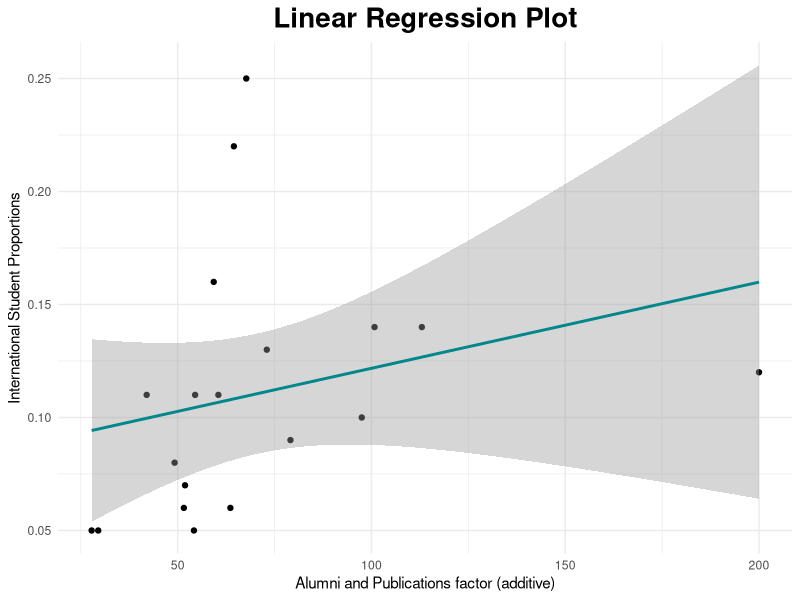
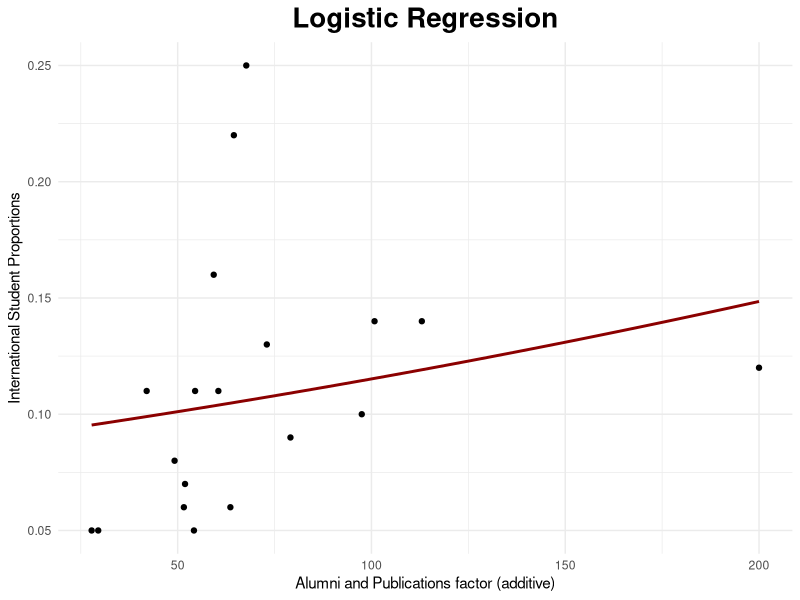
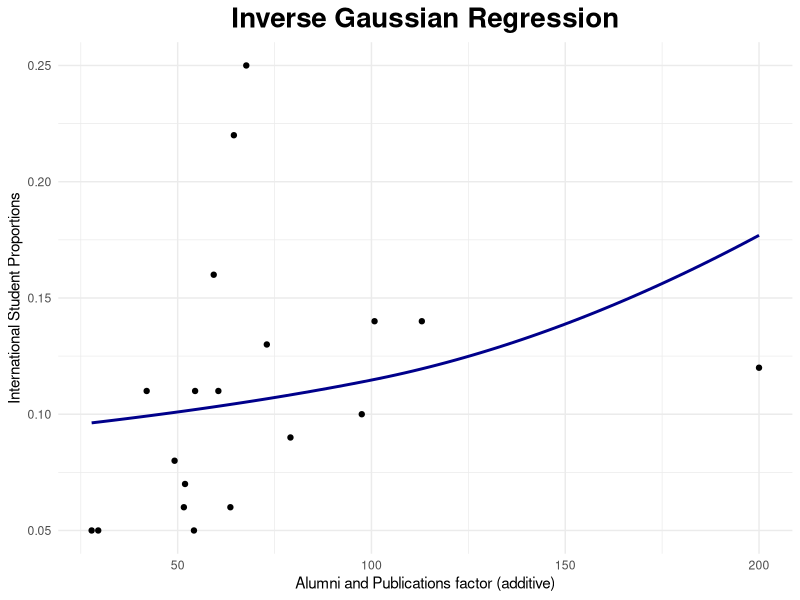
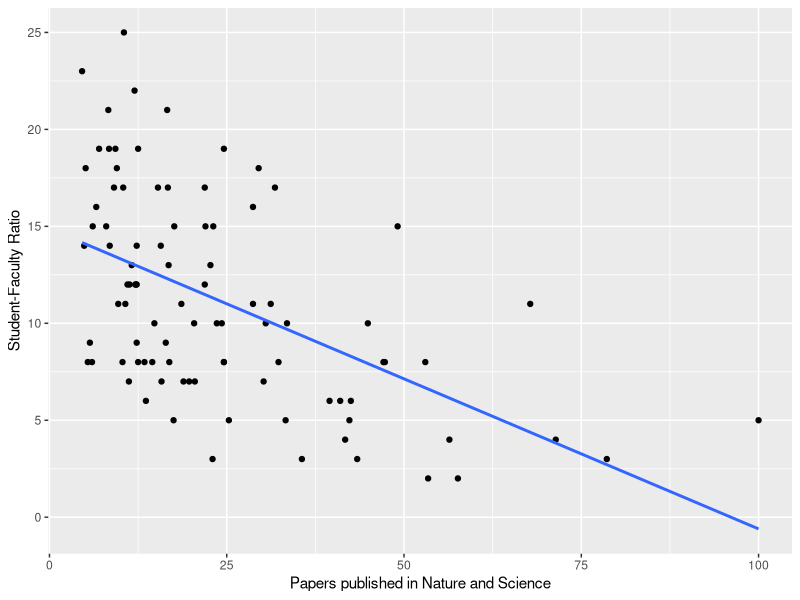
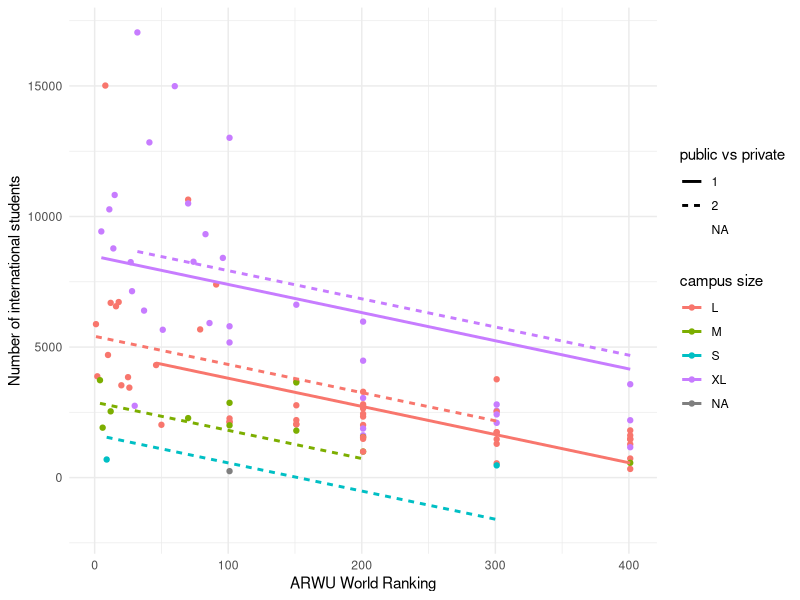

R code for these plots, in order:
## ---- chunk 1
library(tidyverse)
library(modelr)
library(caTools)

#Import Data
cleaned_data <- read.csv(file = "full_data_leftjoinCarnegie_clean2.csv")
processed_data1 <- na.omit(data.frame(y = cleaned_data$international_students_natlib, x= cleaned_data$alumni_arwu + cleaned_data$pub_arwu) )
split <- sample.split(processed_data1, SplitRatio = 0.7)
dt = sort(sample(nrow(processed_data1), nrow(processed_data1)*.7))
train<-processed_data1[dt,]
test<-processed_data1[-dt,]

#Comparing different model 
linear_model <- lm(y~x, data=train)
summary(linear_model)
ggplot(test,aes(x, y)) +
  geom_point() +
  geom_smooth(method="lm", se=TRUE, color="turquoise4") +
  theme_minimal() +
  labs(x="Alumni and Publications factor (additive)", y="International Student Proportions", title="Linear Regression Plot") +
  theme(plot.title = element_text(hjust=0.5, size=20, face="bold"))
g_model1 <- glm(y~x, data=train, family = binomial()) #Logistic 1
g_model2 <- glm(y~x, data=train, family = quasibinomial()) #Logistic 2
g_model3 <- glm(y~x, data=train, family = gaussian()) # Identity
g_model4 <- glm(y~x, data=train, family = poisson()) #log
g_model5 <- glm(y~x, data=train, family = inverse.gaussian()) #1/mu^2
g_model6 <- glm(y~x, data=train, family = Gamma()) #Inverse
summary(g_model1)
summary(g_model2)
summary(g_model3)
summary(g_model4)
summary(g_model5)
summary(g_model6)
y_predict1 <- data.frame(x = test$x, y =predict(g_model1, test, type = "response"))
y_predict2 <- data.frame(x = test$x, y =predict(g_model2, test, type = "response"))
y_predict3 <- data.frame(x = test$x, y =predict(g_model3, test, type = "response"))
y_predict4 <- data.frame(x = test$x, y =predict(g_model4, test, type = "response"))
y_predict5 <- data.frame(x = test$x, y =predict(g_model5, test, type = "response"))
y_predict6 <- data.frame(x = test$x, y =predict(g_model6, test, type = "response"))
#Plotting graphs
g1<- ggplot(test, aes(x, y)) + geom_point() + geom_smooth(data = y_predict1,  se=FALSE, color="red4", alpha = 0.1)+
  theme_minimal() +
  labs(x="Alumni and Publications factor (additive)", y="International Student Proportions", title="Logistic Regression") +
  theme(plot.title = element_text(hjust=0.5, size=20, face="bold"))
g2<- ggplot(test, aes(x, y)) + geom_point() + geom_smooth(data = y_predict2,  se=FALSE, color="orange4", alpha = 0.1)+
  theme_minimal() +
  labs(x="Alumni and Publications factor (additive)", y="International Student Proportions", title="Quasipolynomial Regression") +
  theme(plot.title = element_text(hjust=0.5, size=20, face="bold"))
g3<- ggplot(test, aes(x, y)) + geom_point() + geom_smooth(data = y_predict3,  se=FALSE, color="yellow4", alpha = 0.1)+
  theme_minimal() +
  labs(x="Alumni and Publications factor (additive)", y="International Student Proportions", title="Gaussian Regression (link: Identity Function) ") +
  theme(plot.title = element_text(hjust=0.5, size=20, face="bold"))
g4<- ggplot(test, aes(x, y)) + geom_point() + geom_smooth(data = y_predict4,  se=FALSE, color="green4", alpha = 0.1)+
  theme_minimal() +
  labs(x="Alumni and Publications factor (additive)", y="International Student Proportions", title="Poisson Regression (link: Log Function)") +
  theme(plot.title = element_text(hjust=0.5, size=20, face="bold"))
g5<- ggplot(test, aes(x, y)) + geom_point() + geom_smooth(data = y_predict5,  se=FALSE, color="blue4", alpha = 0.1)+
  theme_minimal() +
  labs(x="Alumni and Publications factor (additive)", y="International Student Proportions", title="Inverse Gaussian Regression") +
  theme(plot.title = element_text(hjust=0.5, size=20, face="bold"))
g6<- ggplot(test, aes(x, y)) + geom_point() +  geom_smooth(data = y_predict6,  se=FALSE, color="purple4", alpha = 0.1)+
  theme_minimal() +
  labs(x="Alumni and Publications factor (additive)", y="International Student Proportions", title="Gamma Regression (link: Inverse Function)") +
  theme(plot.title = element_text(hjust=0.5, size=20, face="bold"))
g1
g5

## ---- chunk 2
# Read in data and some basic cleaning
data_cleaned <- read.csv("full_data_leftjoinCarnegie_clean2.csv")
y = data_cleaned$international_students_natlib
x1 = data_cleaned$n_s_arwu
x2 = data_cleaned$stu_facl_ratio_qs
#linear regression
linearRegression = lm(x1~x2)
summary(linearRegression)
#Plotting
data_cleaned %>% ggplot(aes(x = n_s_arwu, y= stu_facl_ratio_qs)) +
  geom_point()+
  geom_smooth(method = "lm",se = FALSE) +
  labs(x = "Papers published in Nature and Science",
       y = "Student-Faculty Ratio")
## ---- chunk 3

# Read in data and some basic cleaning
fulldata <- read_csv("full_data_leftjoinCarnegie_clean2.csv")
fulldata <- fulldata %>% 
  mutate(type1_all = ifelse(type1_all==3, 2, type1_all)) %>% 
  mutate(type1_all=factor(type1_all))
## multivariate linear regression
mod <- lm(international_students_max ~ 
            tuition_kaggle+
            world_rank_arwu+
            size_qs+
            type1_all, 
          data = fulldata)
summary(mod)
## Plotting
fulldata %>%
  mutate(tuition_kaggle = mean(tuition_kaggle, na.rm = TRUE)) %>% 
  add_predictions(mod) %>% 
  ggplot(aes(x=world_rank_arwu)) +
  geom_point(aes(y = international_students_max,
                 color=size_qs))+
  geom_line(aes(y = pred, 
                color=size_qs, 
                linetype = type1_all), 
            size = 1)+
  labs(
       x="ARWU World Ranking",
       y="Number of international students",
       color="campus size",
       linetype = "public vs private")+
  theme_minimal()
  
